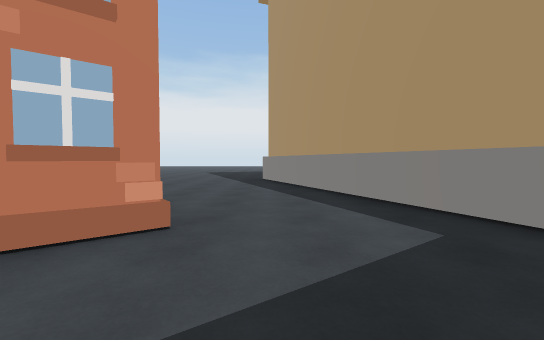
view 1 (above)

24 first-person views from a walk through a 3-D level made in the Unity game engine. The camera is 1.2 m above the floor, tilts 2° down and sees 90° across. The floor is counted in squares, 2 m on a side. Each view is taken from the middle of a square. On the plan, view 1 faces up. The plan holds only what a view shows up to about 9 squares ahead; the rest is blank. The place goes on beyond the plan. The player character is not drawn. Some animated figures are left out. Some surface patterns are stand-ins.

view 2
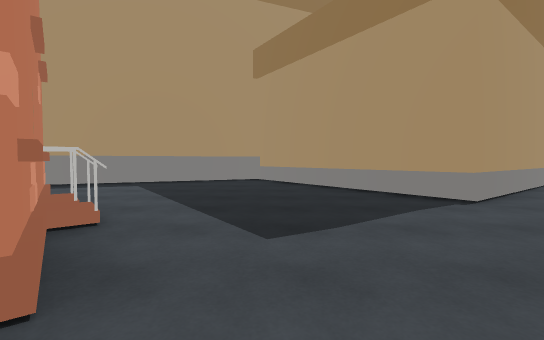

view 3
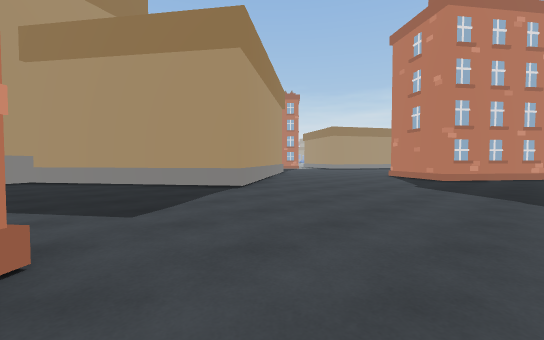

view 4
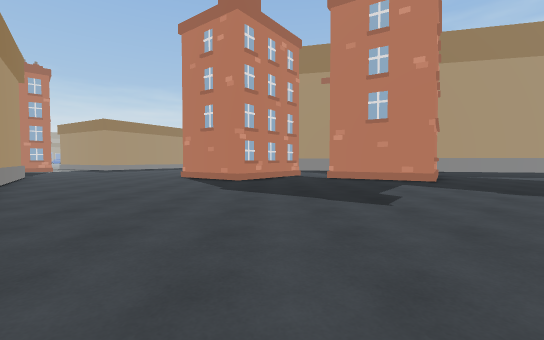

view 5
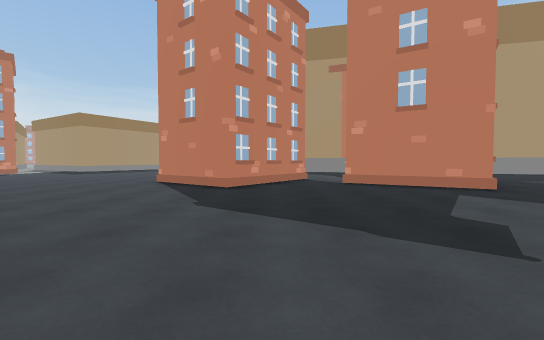

view 6
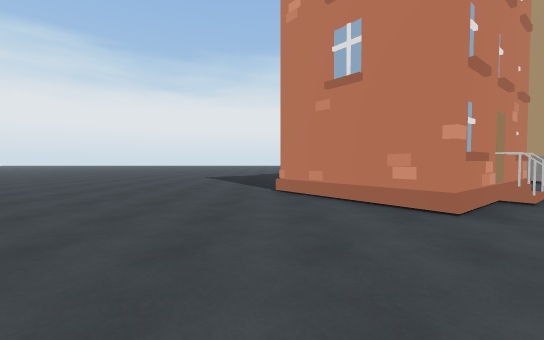

view 7
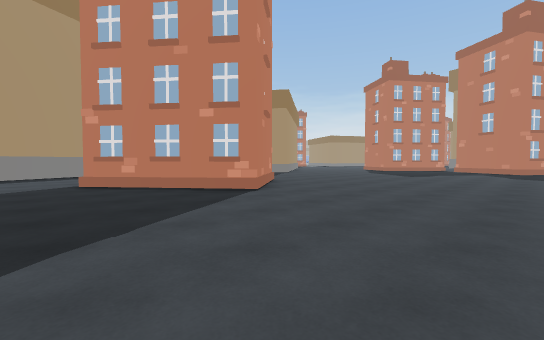

view 8
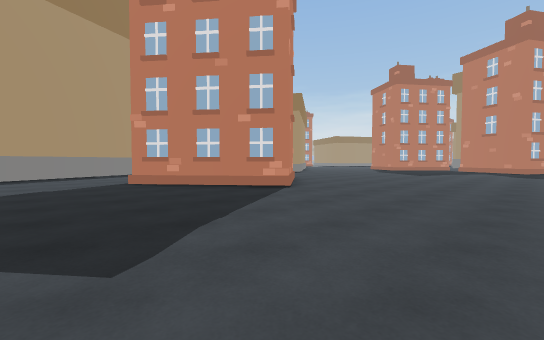

view 9
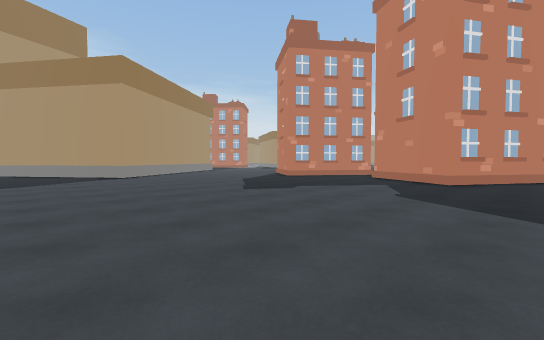

view 10
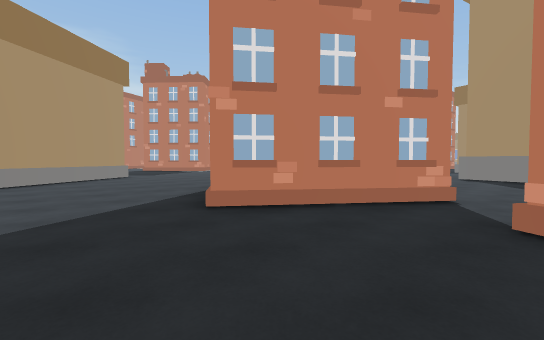

view 11
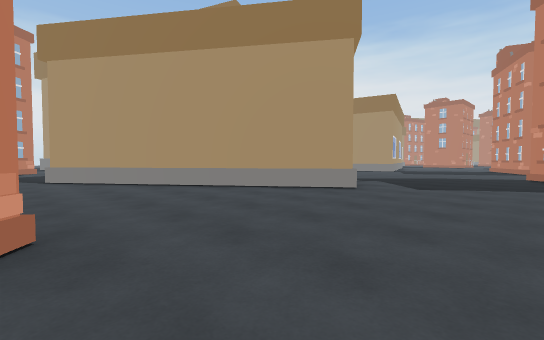

view 12
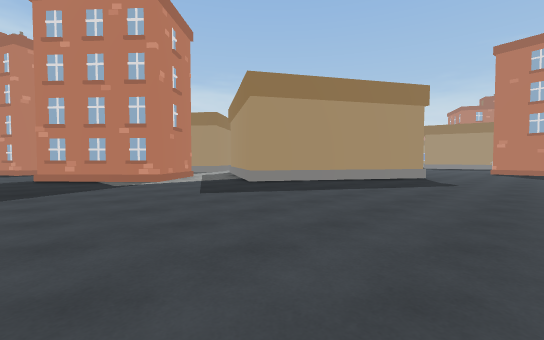

view 13
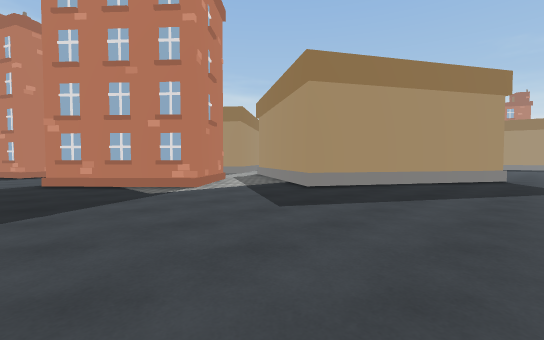

view 14
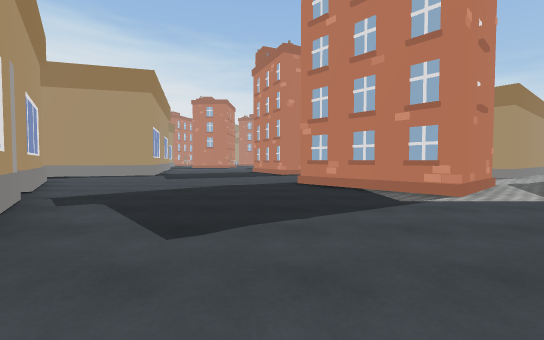

view 15
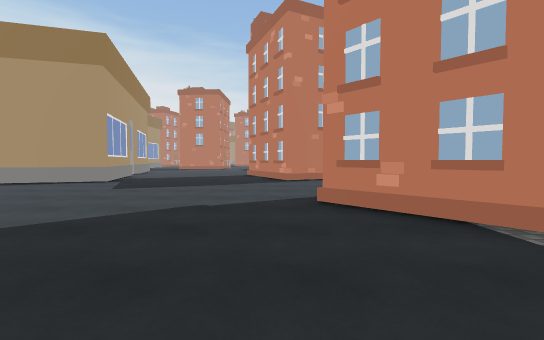

view 16
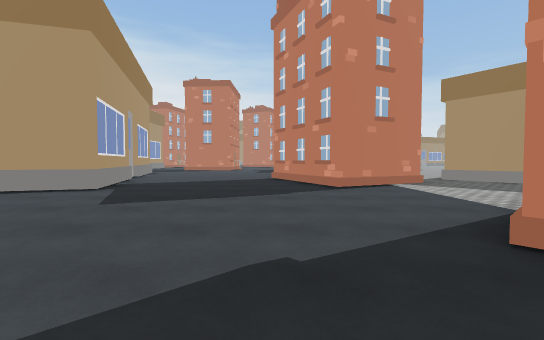

view 17
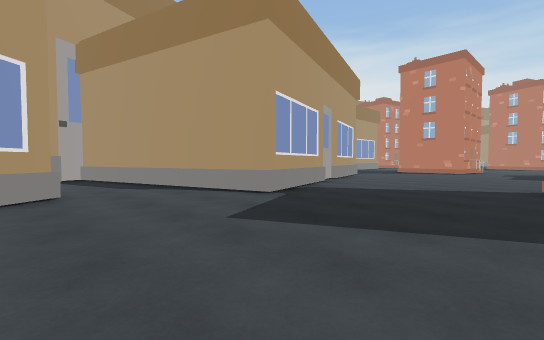

view 18
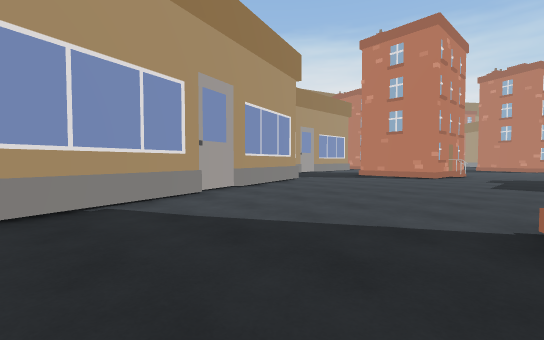

view 19
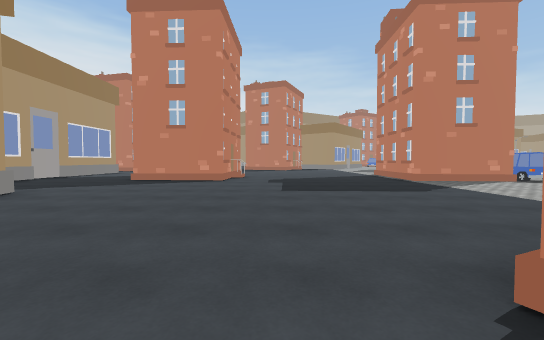

view 20
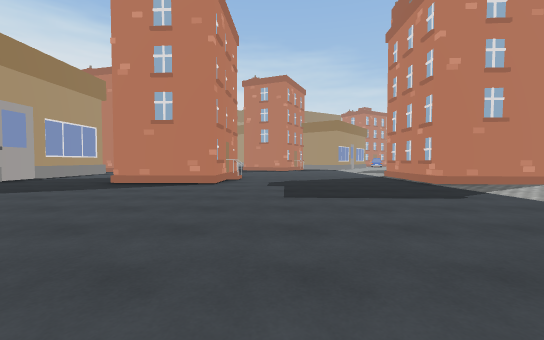

view 21
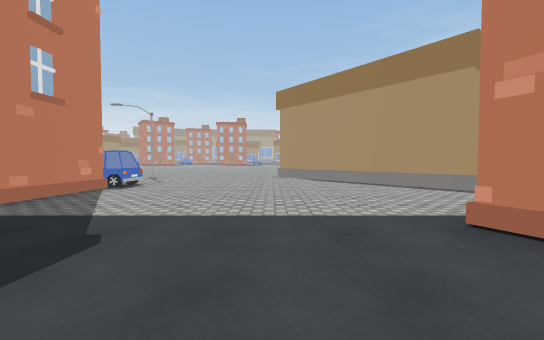

view 22
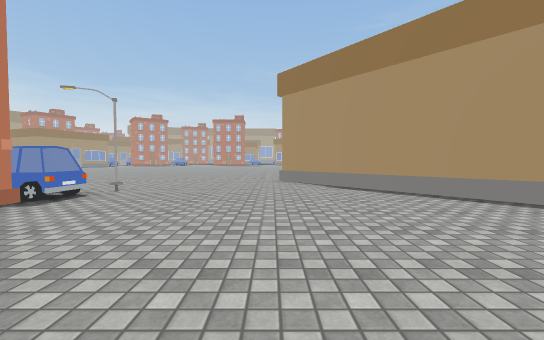

view 23
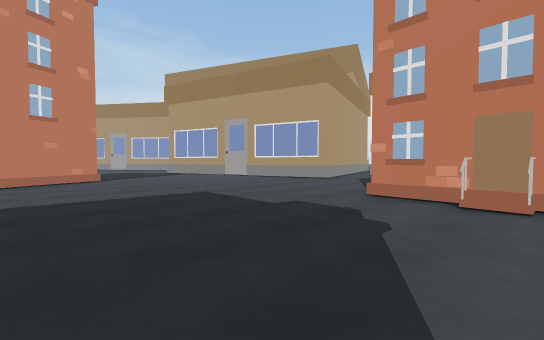

view 24
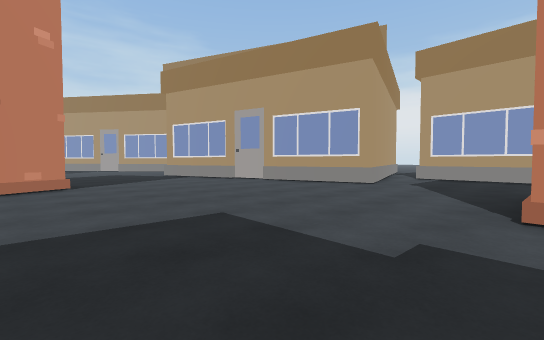

### Floor plan
Key: @ floor where view 1 was taken; # wall or solid block; . floor; O other object.
Columns run from 11 left of view 1 to 25 right of it. Each row starts with its distance up from view 1.
  7  ...........#
  6 ............#
  5 ............##
  4 .......##....#
  3 ......##  ...##
  2 .....O## #O...#
  1  .....##OO....##
  0  ......#...@...#
 -1 ..............##
 -2 .............##      ##       #######
 -3 ...........###       .##      #..O...
 -4 ..........##         ..#      #......
 -5 ...........##        ..#    ###O....
 -6 ............#      ##..######O....#
 -7 ............##   ###....##........#
 -8 .............## ##................###
 -9 .O#....#......###...................O
-10 .####.####....#......................
-11 ##  ..#  ..................O.........
-12    O.O  O...............O###.........
-13     ..   ...........#....# ##........
-14     ..    .........## ...# O......###
-15     ...   ........##  ...O .......#
-16     ...   .........#OO ...O.......#
-17     ##.   ......#..O    .###.....OOO
-18           .....####..      #.......
-19           .....#  # ..     ##......
-20           ....##     .#     ##....#.
-21           ...##              O......
-22           ...#                ......

Where each view was taken, in squares from view 1:
view 1: 0 up, 0 right, facing up
view 2: 1 down, 5 left, facing right
view 3: 0 up, 6 left, facing down-right
view 4: 1 down, 5 left, facing down
view 5: 3 down, 5 left, facing down
view 6: 3 down, 6 left, facing up
view 7: 6 up, 10 left, facing down-right
view 8: 7 up, 10 left, facing down-right
view 9: 1 down, 11 left, facing down-right
view 10: 7 down, 7 left, facing down-right
view 11: 13 down, 2 left, facing up-right
view 12: 12 down, 1 left, facing down-right
view 13: 12 down, 1 right, facing down-right
view 14: 12 down, 2 right, facing right
view 15: 12 down, 5 right, facing right
view 16: 11 down, 7 right, facing right
view 17: 11 down, 9 right, facing up-right
view 18: 11 down, 13 right, facing up-right
view 19: 10 down, 15 right, facing right
view 20: 10 down, 16 right, facing right
view 21: 11 down, 19 right, facing down
view 22: 13 down, 19 right, facing down
view 23: 13 down, 25 right, facing up-left
view 24: 12 down, 23 right, facing up-left
